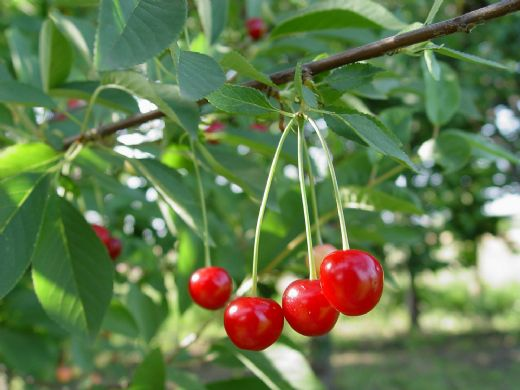
#> input picture images/VisneFidani.jpeg, 520 x 390 px, given in place of circles.png, which was not available
$ python main.py
#> lines starting #> are read from the running program, lines starting #| are printed output that depends on the picture; pictures that were not available may be replaced by others from this repository, and a replacement may not be noted
import cv2 #open cv import ettim
import numpy as np #numpy import ettim
# import matplotlib.pyplot as plt
from matplotlib import pyplot as plt #matplotlib import ettim


print(cv2.__version__) # open cv nin versiyonunu yazdırdım (4.11.0 çıktı)
# I = cv2.imread('./images/circles.png',1) #resmi okuttum default : 1 oluyor istersek yazabiliriz RENKLİ ALDIK
I = cv2.imread('./images/circles.png',0) #resmi okuttum  GRİ TONLU ALDIK
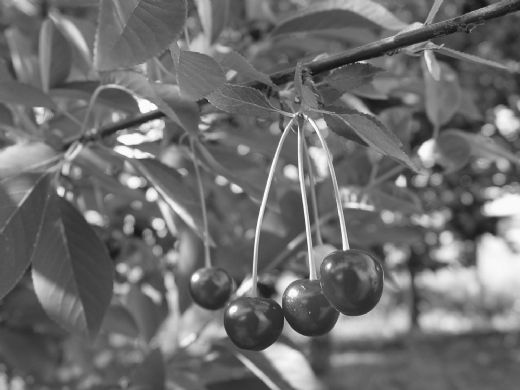
#> I: shape (390, 520); min 10, max 255, mean 110.2

# print(I.shape)
# I[128,128,0]=255
# cv2.imshow('I1',I) #resmi gösterdim
# cv2.waitKey(0) #bekleme süresi
# cv2.destroyAllWindows() #pencereleri kapatma

#----------------------------------------------

# se=cv2.getStructuringElement(cv2.MORPH_ELLIPSE,(12,12)) #40x40 lük bir elips şeklnde matris oluşturdum
# print(se.shape)
# print(se.dtype)
# print(se)
# # I2=cv2.dilate(I,se,iterations=1) #resmi erode ettim 1 iterasyon yaptım
# I2 = cv2.morphologyEx(I, cv2.MORPH_DILATE, se)

# cv2.imshow('orinal',I) #resmi gösterdim
# cv2.imshow('delation',I2) #resmi gösterdim
# cv2.waitKey(0) #bekleme süresi
# cv2.destroyAllWindows() #pencereleri kapatma
# print(np.max(I)) #en büyük değeri yazdırdım

#----------------------------------------------

I3= cv2.imread('./images/fig1.jpg',1) #resmi okuttum   default : 1 oluyor istersek yazabiliriz RENKLİ ALDIK
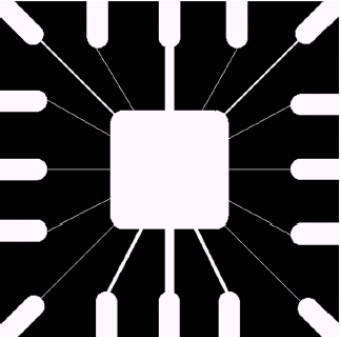
#> input picture images/fig1.jpg, 341 x 337 px, found by its file name
#> I3 is the input picture: shape (337, 341, 3); mean B, G, R 73.9, 72, 73.9
# se=cv2.getStructuringElement(cv2.MORPH_ELLIPSE,(40,40)) #15*15 lük bir elips şeklnde matris oluşturdum
# print(se.shape)
# print(se.dtype)
# print(se)
# I4 = cv2.morphologyEx(I3, cv2.MORPH_OPEN, se)

# # I4_control1 = cv2.erode(I3,se,iterations=1)
# # I4_control2 = cv2.dilate(I4_control1,se,iterations=1)

# I4_control1 = cv2.morphologyEx(I3, cv2.MORPH_ERODE, se)
# I4_control2 = cv2.morphologyEx(I4_control1,cv2.MORPH_DILATE, se)


# # print(np.sum(np.sum(I4-I4_control2)))
# cv2.imshow('orinal',I3) #resmi gösterdim
# cv2.imshow('opening',I4) #resmi gösterdim  önce açma işlemi yaptım sonra kapatma işlemi yaptım resmin boyutu korunur

# cv2.imshow('control1',I4_control1) #resmi gösterdim
# cv2.imshow('control2',I4_control2) #resmi gösterdim

# cv2.waitKey(0) #bekleme süresi
# cv2.destroyAllWindows() #pencereleri kapatma


#----------------------------------------------

# se=cv2.getStructuringElement(cv2.MORPH_ELLIPSE,(40,40)) #15*15 lük bir elips şeklnde matris oluşturdum
# print(se.shape)
# print(se.dtype)
# print(se)
# I5 = cv2.morphologyEx(I, cv2.MORPH_CLOSE, se)

# # I5_control1 = cv2.morphologyEx(I5, cv2.MORPH_DILATE, se)
# # I5_control2 = cv2.morphologyEx(I5_control1,cv2.MORPH_ERODE, se)

# cv2.imshow('orinal',I) #resmi gösterdim
# cv2.imshow('closing',I5) #resmi gösterdim ÖNCE KAPATMA YAP SONRA AÇMA YAP
# # cv2.imshow("control1",I5_control1)
# # cv2.imshow("control2",I5_control2)


# cv2.waitKey(0) #bekleme süresi
# cv2.destroyAllWindows() #pencereleri kapatma

#----------------------------------------------

# interpolation :  bilinen Değerlerden yola çıkarak bilinmeyen değeri bulma algoritmaları

I6 =cv2.imread('./images/peppers.png') #resmi okuttum
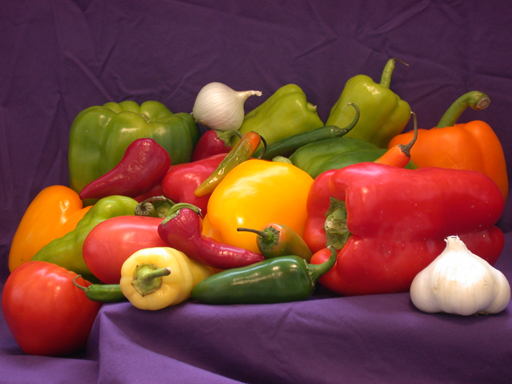
#> input picture images/peppers.png, 512 x 384 px, found by its file name
#> I6 is the input picture: shape (384, 512, 3); mean B, G, R 57.6, 66.4, 120.8
# [167 lines of commented-out code are left out]
